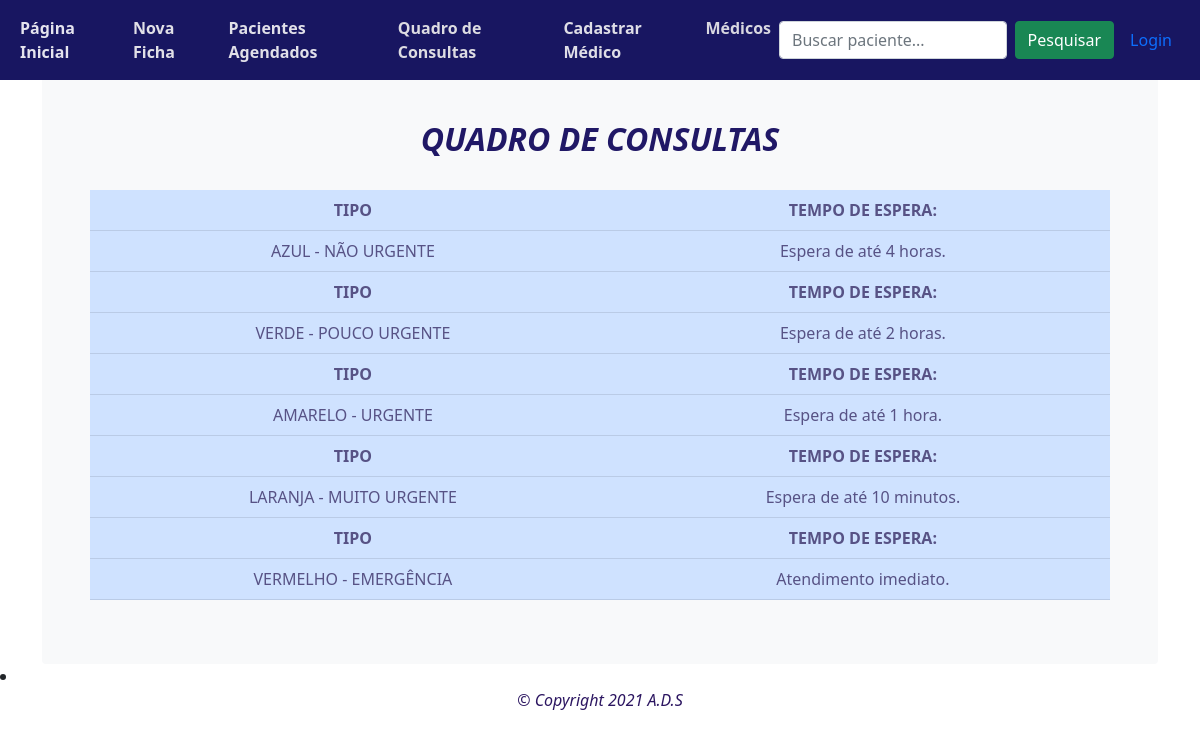
Page /listar_consultas on the committed database.
### prontuario/models.py (models this page shows, shortened)
class Consulta(models.Model):
    tipo = models.CharField(max_length=200)
    descricao = models.TextField()

### prontuario/views.py (the view)
# urls.py: path('listar_consultas', views.listar_consultas, name='listar_consultas'),
def listar_consultas(request):
    consultas = Consulta.objects.all()
    return render(request, 'prontuario/listar_consultas.html', {'consultas':consultas})

### prontuario/templates/prontuario/listar_consultas.html
{% extends 'prontuario/base.html' %}
    {% block content %}
    <center><h2 style="color: rgb(32, 24, 102);"><b><i>QUADRO DE CONSULTAS</i></b> </h2></center>
<br>
    <table class='table'> <thead class='table-primary' style="color: rgb(87, 82, 133);">
        {% for consulta in consultas %}
        <tr>
            <th scope='col'><center>TIPO</center></th>
            <th scope='col'><center>TEMPO DE ESPERA:</center> </th>
            </tr>
            <tr>
                <td><center>{{ consulta.tipo }}</center></td>
                <td><center>{{consulta.descricao}}</center></td>
</tr>
{% endfor %}
</table></center>
{% endblock %}

### prontuario/static/navbar-top-fixed.css (style rules this page uses)
body { min-height: 75rem; padding-top: 4.5rem; }

### rows in the picture
Consulta: tipo "AZUL - NÃO URGENTE", descricao "Espera de até 4 horas."
Consulta: tipo "VERDE - POUCO URGENTE", descricao "Espera de até 2 horas."
Consulta: tipo "AMARELO - URGENTE", descricao "Espera de até 1 hora."
Consulta: tipo "LARANJA - MUITO URGENTE", descricao "Espera de até 10 minutos."
Consulta: tipo "VERMELHO - EMERGÊNCIA", descricao "Atendimento imediato."
